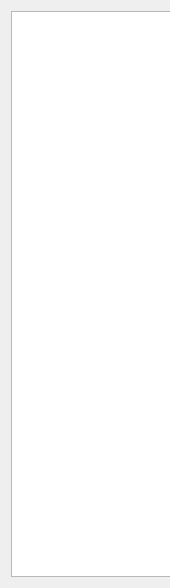
<?xml version="1.0" encoding="UTF-8"?>
<ui version="4.0">
 <class>ChannelTable</class>
 <widget class="QWidget" name="ChannelTable">
  <property name="geometry">
   <rect>
    <x>0</x>
    <y>0</y>
    <width>170</width>
    <height>588</height>
   </rect>
  </property>
  <property name="sizePolicy">
   <sizepolicy hsizetype="Fixed" vsizetype="MinimumExpanding">
    <horstretch>0</horstretch>
    <verstretch>0</verstretch>
   </sizepolicy>
  </property>
  <property name="minimumSize">
   <size>
    <width>170</width>
    <height>0</height>
   </size>
  </property>
  <property name="maximumSize">
   <size>
    <width>188</width>
    <height>16777215</height>
   </size>
  </property>
  <property name="windowTitle">
   <string>Form</string>
  </property>
  <layout class="QHBoxLayout" name="horizontalLayout">
   <item>
    <widget class="QTableView" name="ChannelTableView">
     <property name="sizePolicy">
      <sizepolicy hsizetype="Fixed" vsizetype="Preferred">
       <horstretch>0</horstretch>
       <verstretch>0</verstretch>
      </sizepolicy>
     </property>
     <property name="minimumSize">
      <size>
       <width>170</width>
       <height>0</height>
      </size>
     </property>
     <property name="maximumSize">
      <size>
       <width>170</width>
       <height>16777215</height>
      </size>
     </property>
     <property name="verticalScrollBarPolicy">
      <enum>Qt::ScrollBarAsNeeded</enum>
     </property>
     <property name="horizontalScrollBarPolicy">
      <enum>Qt::ScrollBarAlwaysOff</enum>
     </property>
     <property name="sizeAdjustPolicy">
      <enum>QAbstractScrollArea::AdjustIgnored</enum>
     </property>
     <property name="alternatingRowColors">
      <bool>true</bool>
     </property>
     <property name="textElideMode">
      <enum>Qt::ElideLeft</enum>
     </property>
     <attribute name="horizontalHeaderCascadingSectionResizes">
      <bool>false</bool>
     </attribute>
     <attribute name="horizontalHeaderDefaultSectionSize">
      <number>30</number>
     </attribute>
     <attribute name="horizontalHeaderMinimumSectionSize">
      <number>0</number>
     </attribute>
     <attribute name="horizontalHeaderShowSortIndicator" stdset="0">
      <bool>false</bool>
     </attribute>
     <attribute name="horizontalHeaderStretchLastSection">
      <bool>false</bool>
     </attribute>
    </widget>
   </item>
  </layout>
 </widget>
 <resources/>
 <connections/>
 <slots>
  <slot>SortStateChanged(QModelIndex)</slot>
 </slots>
</ui>
